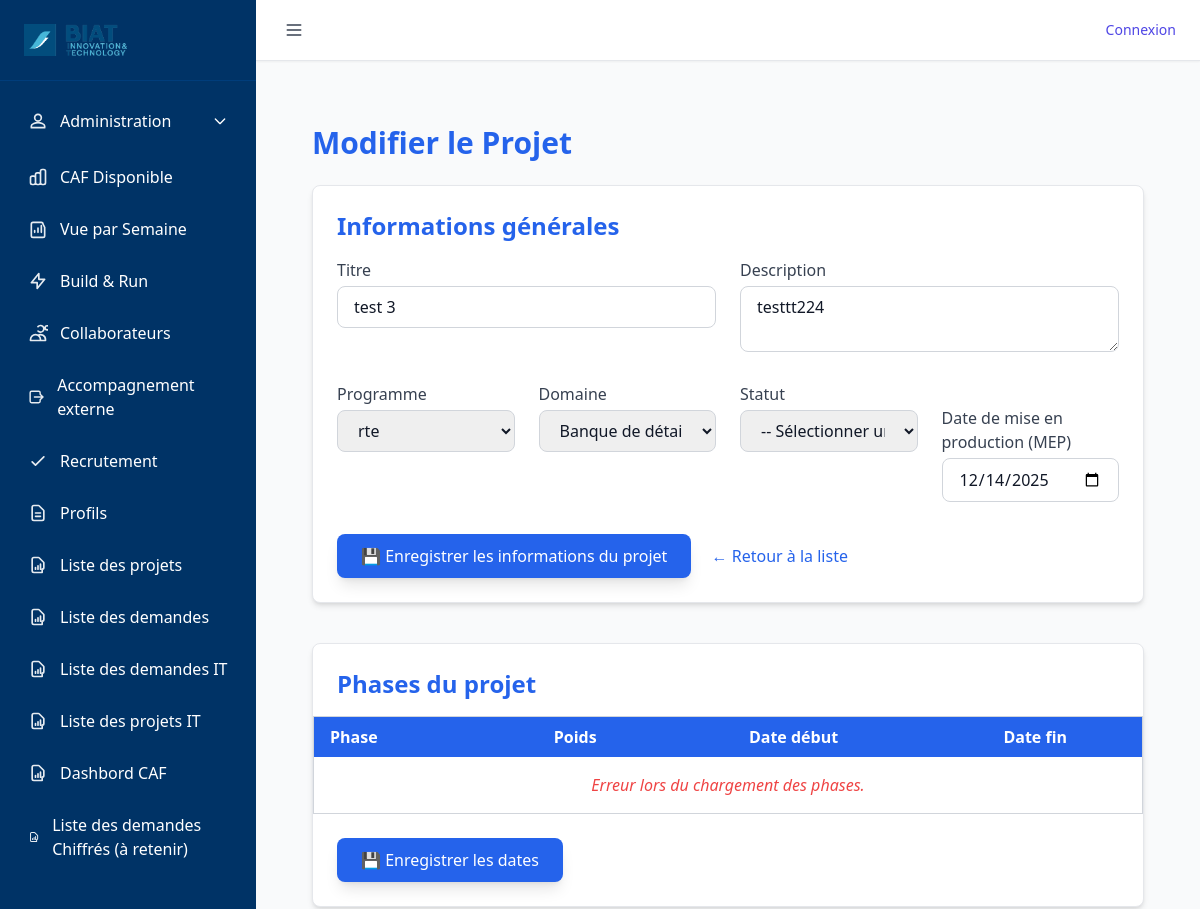
The app's page /projet/modifier/3 (upper part), older data.
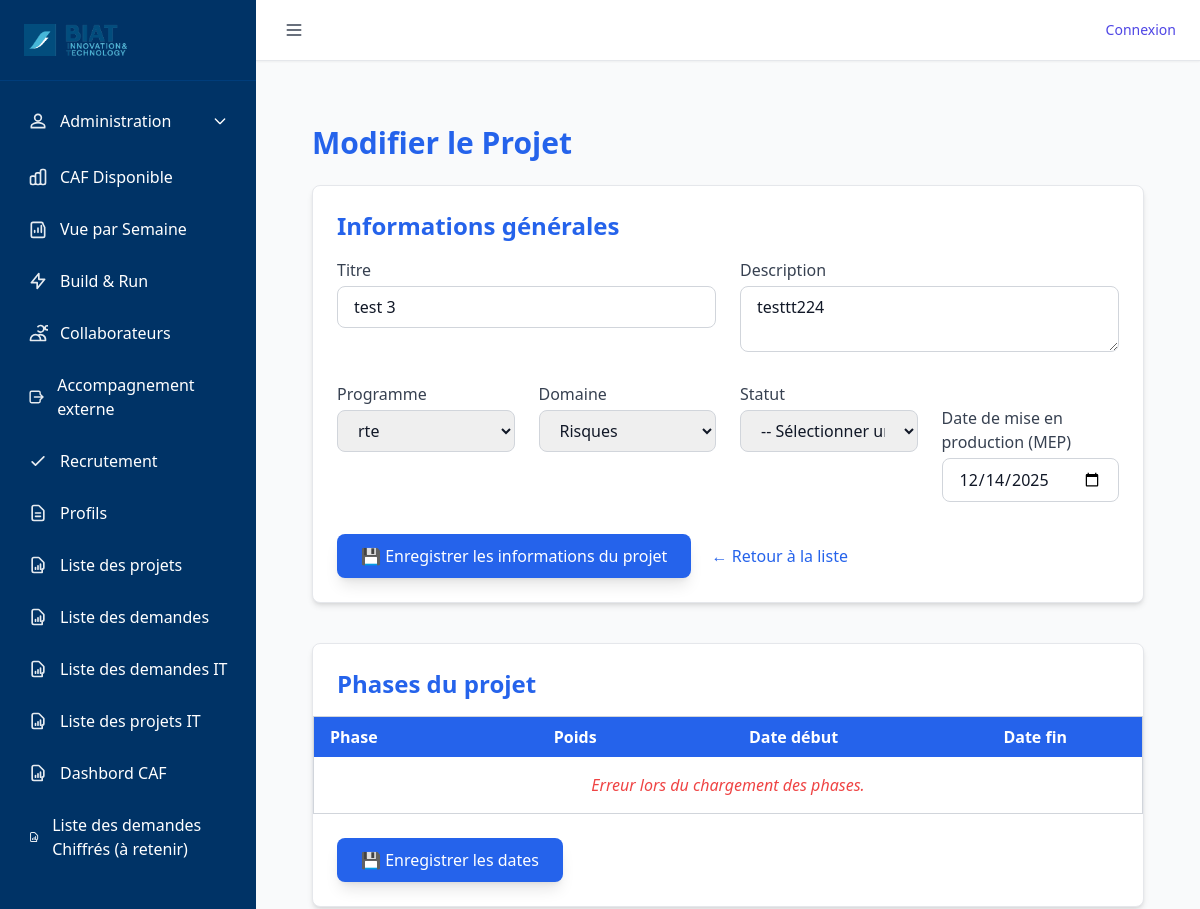
The same page, newer data.
### tables this page shows
CREATE TABLE Projet (
    id INTEGER PRIMARY KEY AUTOINCREMENT,
    ref_opg NUMERIC,
    titre_projet NVARCHAR(200),
    description NVARCHAR(300),
    id_release INTEGER,
    id_programme INTEGER,
    score_complexite NUMERIC,
    date_mep DATE,
    retenue INTEGER,
    idate DATE,
    iuser INTEGER,
    uuser INTEGER,
    udate DATE,
    id_domaine INTEGER,
    id_categorie INTEGER,
    id_statut INTEGER,
    estimation_jh REAL DEFAULT 0,
    id_statut_demande INTEGER,
    type TEXT,
    score_wsjf REAL,
    score_valeur_metier NUMERIC  -- ✅ changé ici
, priority INTEGER);

CREATE TABLE domaines (
    id INTEGER PRIMARY KEY AUTOINCREMENT,
    nom TEXT NOT NULL UNIQUE,
    description TEXT,
    coefficient REAL DEFAULT 1,
    idate DATETIME DEFAULT CURRENT_TIMESTAMP,
    iuser TEXT,
    uuser TEXT,
    udate DATETIME
);

CREATE TABLE "Programme" (
	"id"	INTEGER,
	"nom"	NVARCHAR(200),
	"idate"	DATE,
	"iuser"	INTEGER,
	"uuser"	INTEGER,
	"udate"	DATE, type NVARCHAR(200),
	PRIMARY KEY("id" AUTOINCREMENT)
);

### routes/projet_routes.py (the view, shortened to what this page needs)
@projet_bp.route("/modifier/<projet_id>", methods=["GET", "POST"])
def modifier_projet(projet_id):
    conn = get_db()
    cur = conn.cursor()
    projet = query_db("SELECT * FROM Projet WHERE id = ?", [projet_id], one=True)
    if not projet:
        flash("❌ Projet introuvable.", "error")
        return redirect(url_for("projet.liste_projets"))
    affectations = query_db("""
        SELECT
            ap.id,
            c.nom || ' ' || c.prenom AS collaborateur,
            ap.role,
            ap.pourcentage_allocation
        FROM collaborateur_projet ap
        JOIN tmp_collaborateurs c ON c.matricule = ap.collaborateur_matricule
        WHERE ap.projet_id = ?
        ORDER BY ap.id DESC
    """, [projet_id])
    collaborateurs = query_db("""
        SELECT matricule, nom || ' ' || prenom AS nom_complet
        FROM tmp_collaborateurs
        ORDER BY nom
    """)
    programmes = query_db("SELECT id, nom FROM programme ORDER BY nom")
    domaines = query_db("SELECT id, nom FROM domaines ORDER BY nom")
    categories = query_db("SELECT id, nom FROM categorie ORDER BY nom")
    statuts = query_db("SELECT id, nom FROM statut ORDER BY nom")
    libelles_complexite = query_db("""
        SELECT DISTINCT libelle FROM complexite
        WHERE libelle IS NOT NULL AND libelle <> ''
        ORDER BY libelle
    """)
    complexites = []
    for l in libelles_complexite:
        lib = l["libelle"]
        valeur_existante = query_db("""
            SELECT c.id AS id_complexite, c.libelle, c.type_libelle, c.valeur_libelle
            FROM complexite_projet cp
            JOIN complexite c ON c.id = cp.id_complexite
            WHERE cp.id_projet = ? AND c.libelle = ?
            LIMIT 1
        """, [projet_id, lib], one=True)
        if valeur_existante:
            complexites.append(valeur_existante)
        else:
            complexites.append({"libelle": lib, "id_complexite": None, "type_libelle": None, "valeur_libelle": None})
    complexite_possibles = query_db("""
        SELECT DISTINCT libelle, id, type_libelle, valeur_libelle
        FROM complexite
        WHERE type_libelle IS NOT NULL AND type_libelle <> ''
        ORDER BY id
    """)
    dropdowns_complexite = {}
    for c in complexite_possibles:
        dropdowns_complexite.setdefault(c["libelle"], []).append(dict(c))
    phases_projet = []
    if projet["id_programme"]:
        phases_projet = query_db("""
            SELECT pp.id, ph.nom AS phase_nom, pp.date_debut, pp.date_fin, pf.poids
            FROM projet_phases pp
            JOIN phase ph ON ph.id = pp.phase_id
            JOIN programme_phase pf ON pf.phase_id = ph.id AND pf.programme_id = ?
            WHERE pp.projet_id = ?
            ORDER BY ph.id
        """, [projet["id_programme"], projet_id])
    return render_template(
        "projets_modifier.html",
        projet=projet,
        programmes=programmes,
        domaines=domaines,
        categories=categories,
        statuts=statuts,
        complexites=complexites,
        dropdowns_complexite=dropdowns_complexite,
        phases_projet=phases_projet,
        affectations=affectations,
        collaborateurs=collaborateurs
    )

### utils/db_utils.py (called while the page is built)
def get_connection():
    conn = sqlite3.connect(
        DB_PATH,
        timeout=60,               # ⏱️ Patiente jusqu'à 60s avant "database is locked"
        check_same_thread=False
    )
    conn.row_factory = sqlite3.Row
    conn.execute("PRAGMA journal_mode=WAL;")      # Autorise les écritures concurrentes
    conn.execute("PRAGMA synchronous=NORMAL;")    # Bon compromis vitesse/sécurité
    conn.execute("PRAGMA foreign_keys = ON;")     # Active les clés étrangères
    conn.execute("PRAGMA busy_timeout = 60000;")  # Attend 60s avant d'abandonner une écriture
    return conn

def get_db():
    return get_connection()

def query_db(query, args=(), one=False, retries=3, delay=1):
    for attempt in range(retries):
        try:
            conn = get_connection()
            cur = conn.execute(query, args)
            rows = cur.fetchall()
            cur.close()
            conn.close()
            return (rows[0] if rows else None) if one else rows
        except sqlite3.OperationalError as e:
            if "locked" in str(e).lower() and attempt < retries - 1:
                time.sleep(delay)
                continue
            raise

### templates/projets_modifier.html (shortened to what this page needs)
{% extends "base.html" %}
{% block content %}
<div class="max-w-6xl mx-auto px-8 py-10">
  <h1 class="text-3xl font-bold mb-6 text-blue-600">Modifier le Projet</h1>
  <form method="POST" class="bg-white shadow-md rounded-lg p-6 mb-10 border border-gray-200">
    <h2 class="text-2xl font-semibold text-blue-600 mb-4">Informations générales</h2>
    <div class="grid grid-cols-1 md:grid-cols-2 gap-6">
      <div>
        <label class="block font-medium text-gray-700 mb-1">Titre</label>
        <input type="text" name="titre" value="{{ projet.titre_projet }}"
               class="w-full border border-gray-300 rounded-lg px-4 py-2 focus:ring-blue-400 focus:border-blue-400">
      </div>
      <div>
        <label class="block font-medium text-gray-700 mb-1">Description</label>
        <textarea name="description" rows="2"
                  class="w-full border border-gray-300 rounded-lg px-4 py-2 focus:ring-blue-400 focus:border-blue-400">{{ projet.description }}</textarea>
      </div>
    </div>
    <div class="grid grid-cols-1 md:grid-cols-4 gap-6 mt-6">
      <div>
        <label class="block font-medium text-gray-700 mb-1">Programme</label>
        <select name="id_programme"
                class="w-full border border-gray-300 rounded-lg px-4 py-2 focus:ring-blue-400 focus:border-blue-400">
          {% for prog in programmes %}
            <option value="{{ prog.id }}" {% if prog.id == projet.id_programme %}selected{% endif %}>
              {{ prog.nom }}
            </option>
          {% endfor %}
        </select>
      </div>
      <div>
        <label class="block font-medium text-gray-700 mb-1">Domaine</label>
        <select name="id_domaine"
                class="w-full border border-gray-300 rounded-lg px-4 py-2 focus:ring-blue-400 focus:border-blue-400">
          {% for d in domaines %}
            <option value="{{ d.id }}" {% if d.id == projet.id_domaine %}selected{% endif %}>
              {{ d.nom }}
            </option>
          {% endfor %}
        </select>
      </div>
      <div>
        <label class="block font-medium text-gray-700 mb-1">Statut</label>
        <select name="statut"
                class="w-full border border-gray-300 rounded-lg px-4 py-2 focus:ring-blue-400 focus:border-blue-400">
          <option value="">-- Sélectionner un statut --</option>
        </select>
      </div>
        <div class="mt-6">
      <label class="block font-medium text-gray-700 mb-1">Date de mise en production (MEP)</label>
      <input type="date" name="date_mep" value="{{ projet.date_mep or '' }}"
             class="border border-gray-300 rounded-lg px-4 py-2 focus:ring-blue-400 focus:border-blue-400">
    </div>
    </div>
    <div class="mt-8">
      <button type="submit"
              class="bg-blue-600 hover:bg-blue-700 text-white px-6 py-2.5 rounded-lg shadow-lg">
        💾 Enregistrer les informations du projet
      </button>
      <a href="{{ url_for('projet.liste_projets') }}"
         class="ml-4 text-blue-600 hover:underline">← Retour à la liste</a>
    </div>
  </form>
  <form method="POST" action="{{ url_for('projet.update_phases_dates', projet_id=projet.id) }}"
        class="bg-white shadow-md rounded-lg border border-gray-200 mt-10">
    <h2 class="text-2xl font-semibold text-blue-600 px-6 pt-6 mb-4">Phases du projet</h2>
    <table class="min-w-full border border-gray-300 rounded-lg mb-6">
      <thead class="bg-blue-600 text-white">
        <tr>
          <th class="px-4 py-2 text-left">Phase</th>
          <th class="px-4 py-2 text-center">Poids</th>
          <th class="px-4 py-2 text-center">Date début</th>
          <th class="px-4 py-2 text-center">Date fin</th>
        </tr>
      </thead>
      <tbody id="phases-body">
      </tbody>
    </table>
    <div class="px-6 pb-6">
      <button type="submit"
              class="bg-blue-600 hover:bg-blue-700 text-white px-6 py-2.5 rounded-lg shadow-lg">
        💾 Enregistrer les dates
      </button>
    </div>
  </form>
</div>
{% endblock %}

Row changes from the older to the newer data that the page shows:
changed Projet "test 3": id_domaine "Banque de détail" → "Risques"
